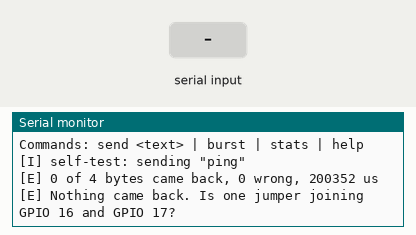
The program below on a simulated ESP32. On the bench: the last lines printed to the serial monitor. The test bench sets the inputs (shaded band). The modem accepts every AT command (registered, SIM ready, sends succeed) and sends nothing else.

Above: at 1.7 s.
1.8 s: "send\n" received over Serial
At 3.0 s:
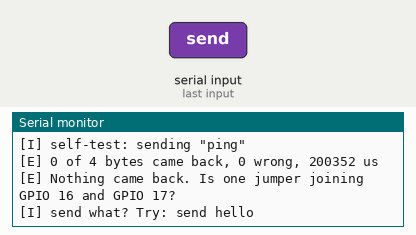
3.3 s: "burst\n" received over Serial
At 4.3 s:
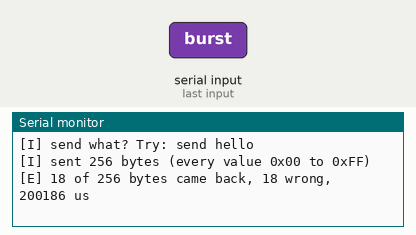
4.8 s: "stats\n" received over Serial
At 5.5 s:
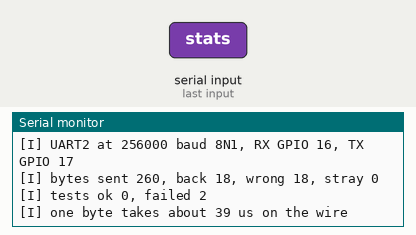

Measured:
- after the input at 1.8 s, the serial monitor: prints a new line at once (image 1)
- after the input at 3.3 s, the serial monitor: prints a new line at once (image 2)
- after the input at 4.8 s, the serial monitor: prints a new line at once (image 3)

The program:

main.cpp
```cpp
#include <Arduino.h>

const int PIN_RX2 = 16;                    // ESP32 receive pin (later: hears the radar's TX)
const int PIN_TX2 = 17;                    // ESP32 transmit pin (later: talks to the radar's RX)
const uint32_t RADAR_BAUD = 256000;        // the speed the LD2450 radar talks at
const size_t MAX_TEST = 256;               // longest message we send in one test
const uint32_t TIMEOUT_US = 200000;        // give the bytes 200 ms to come back

// One test in flight: what we sent, and what has come back so far.
struct Test {
  uint8_t sent[MAX_TEST];
  uint8_t back[MAX_TEST];
  size_t len;
  size_t got;
  size_t wrong;
  uint32_t startUs;
  bool active;
  bool isText;
};
Test test = {};

// Running totals for the "stats" command.
uint32_t totalSent = 0, totalGot = 0, totalWrong = 0;
uint32_t testsOk = 0, testsFailed = 0, strayBytes = 0;

void printHelp() {
  Serial.println("Commands: send <text> | burst | stats | help");
}

void startTest(const uint8_t *data, size_t len, bool isText) {
  while (Serial2.available()) Serial2.read();    // forget anything left over
  memcpy(test.sent, data, len);
  test.len = len;
  test.got = 0;
  test.wrong = 0;
  test.isText = isText;
  test.active = true;
  test.startUs = micros();
  Serial2.write(data, len);                      // out of GPIO 17...
  totalSent += len;
}

void finishTest(uint32_t elapsedUs) {
  test.active = false;
  totalWrong += test.wrong;
  bool ok = (test.got == test.len) && (test.wrong == 0);
  if (ok) testsOk++; else testsFailed++;

  if (test.isText && test.got > 0) {
    Serial.print("[I] back: \"");
    for (size_t i = 0; i < test.got; i++) {
      char c = (char)test.back[i];
      Serial.print((c >= 32 && c < 127) ? c : '.');
    }
    Serial.println("\"");
  }
  Serial.printf("[%s] %u of %u bytes came back, %u wrong, %lu us\n",
                ok ? "I" : "E", (unsigned)test.got, (unsigned)test.len,
                (unsigned)test.wrong, (unsigned long)elapsedUs);
  if (test.got == 0) {
    Serial.println("[E] Nothing came back. Is one jumper joining GPIO 16 and GPIO 17?");
  }
}

// Called every pass of loop(): collect the bytes that arrive on GPIO 16.
void pumpLoopback() {
  while (Serial2.available()) {                  // ...and back in through GPIO 16
    uint8_t b = Serial2.read();
    if (!test.active || test.got >= test.len) {
      strayBytes++;                              // arrived with no test waiting for it
      continue;
    }
    test.back[test.got] = b;
    if (b != test.sent[test.got]) test.wrong++;
    test.got++;
    totalGot++;
  }
  if (!test.active) return;
  uint32_t elapsed = micros() - test.startUs;
  if (test.got >= test.len || elapsed > TIMEOUT_US) finishTest(elapsed);
}

void printStats() {
  Serial.printf("[I] UART2 at %lu baud 8N1, RX GPIO %d, TX GPIO %d\n",
                (unsigned long)RADAR_BAUD, PIN_RX2, PIN_TX2);
  Serial.printf("[I] bytes sent %lu, back %lu, wrong %lu, stray %lu\n",
                (unsigned long)totalSent, (unsigned long)totalGot,
                (unsigned long)totalWrong, (unsigned long)strayBytes);
  Serial.printf("[I] tests ok %lu, failed %lu\n", (unsigned long)testsOk, (unsigned long)testsFailed);
  // Each byte is 10 bits on the wire: 1 start + 8 data + 1 stop.
  Serial.printf("[I] one byte takes about %lu us on the wire\n", (unsigned long)(10UL * 1000000UL / RADAR_BAUD));
}

void runCommand(String line) {
  line.trim();
  int sp = line.indexOf(' ');
  String name = sp < 0 ? line : line.substring(0, sp);
  String rest = sp < 0 ? "" : line.substring(sp + 1);
  name.toLowerCase();

  if (test.active) { Serial.println("[I] still waiting for the last test, try again"); return; }

  if (name == "send") {
    if (rest.length() == 0) { Serial.println("[I] send what? Try: send hello"); return; }
    size_t len = rest.length() > MAX_TEST ? MAX_TEST : rest.length();
    Serial.printf("[I] sent %u bytes: \"%s\"\n", (unsigned)len, rest.c_str());
    startTest((const uint8_t *)rest.c_str(), len, true);
  } else if (name == "burst") {
    uint8_t all[MAX_TEST];
    for (size_t i = 0; i < MAX_TEST; i++) all[i] = (uint8_t)i;   // 0x00, 0x01 ... 0xFF
    Serial.printf("[I] sent %u bytes (every value 0x00 to 0xFF)\n", (unsigned)MAX_TEST);
    startTest(all, MAX_TEST, false);
  } else if (name == "stats") {
    printStats();
  } else {
    printHelp();
  }
}

void readSerial() {
  static String line;
  while (Serial.available()) {
    char c = Serial.read();
    if (c == '\n' || c == '\r') {
      if (line.length()) runCommand(line);
      line = "";
    } else {
      line += c;
    }
  }
}

void setup() {
  Serial.begin(115200);                          // USB: talks to your PC (UART0)
  // Arduino-ESP32 3.x changed Serial2's default pins, so always pass them yourself.
  Serial2.setRxBufferSize(1024);                 // must come before begin()
  Serial2.begin(RADAR_BAUD, SERIAL_8N1, PIN_RX2, PIN_TX2);
  delay(500);
  Serial.printf("[I] UART2 ready: %lu baud, 8N1, RX GPIO %d, TX GPIO %d.\n",
                (unsigned long)RADAR_BAUD, PIN_RX2, PIN_TX2);
  Serial.printf("[I] Join GPIO %d to GPIO %d with one jumper wire, then type: send hello\n", PIN_RX2, PIN_TX2);
  printHelp();
  Serial.println("[I] self-test: sending \"ping\"");
  startTest((const uint8_t *)"ping", 4, true);
}

void loop() {
  readSerial();
  pumpLoopback();
}
```
